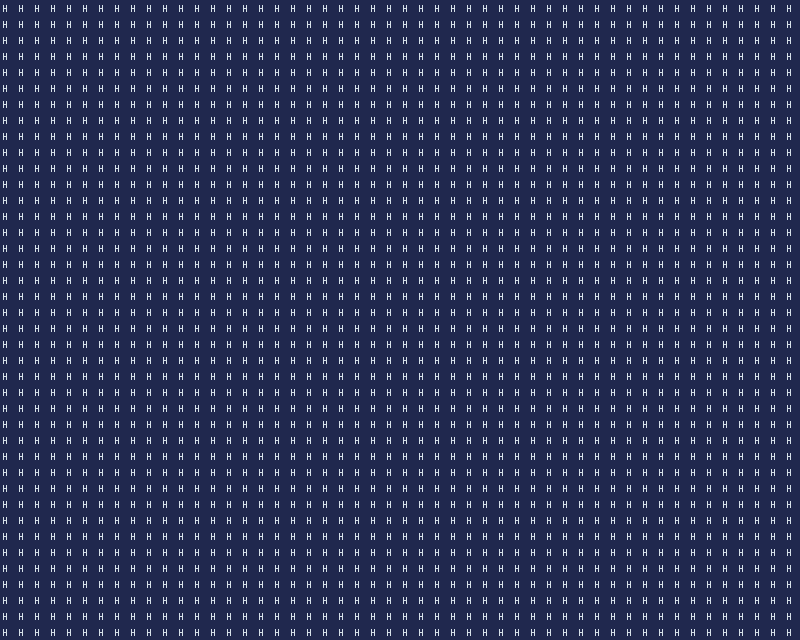

The image is a tile-based game level rendered from a .tmx file. Its description and complete source (layers, tilesets, objects, tile grids) follow:
An orthogonal 50x40 tile map with 16x16 px tiles, 1 tile layer (prototype).

<map version="1.10" tiledversion="1.10.2" orientation="orthogonal" renderorder="right-down" width="50" height="40" tilewidth="16" tileheight="16" infinite="0" nextlayerid="9" nextobjectid="1">
 <tileset firstgid="1" source="FrostChill_tsx.tsx" />
 <layer id="1" name="prototype" width="50" height="40">
  <data encoding="csv">
97,97,97,97,97,97,97,97,97,97,97,97,97,97,97,97,97,97,97,97,97,97,97,97,97,97,97,97,97,97,97,97,97,97,97,97,97,97,97,97,97,97,97,97,97,97,97,97,97,97,
97,97,97,97,97,97,97,97,97,97,97,97,97,97,97,97,97,97,97,97,97,97,97,97,97,97,97,97,97,97,97,97,97,97,97,97,97,97,97,97,97,97,97,97,97,97,97,97,97,97,
97,97,97,97,97,97,97,97,97,97,97,97,97,97,97,97,97,97,97,97,97,97,97,97,97,97,97,97,97,97,97,97,97,97,97,97,97,97,97,97,97,97,97,97,97,97,97,97,97,97,
97,97,97,97,97,97,97,97,97,97,97,97,97,97,97,97,97,97,97,97,97,97,97,97,97,97,97,97,97,97,97,97,97,97,97,97,97,97,97,97,97,97,97,97,97,97,97,97,97,97,
97,97,97,97,97,97,97,97,97,97,97,97,97,97,97,97,97,97,97,97,97,97,97,97,97,97,97,97,97,97,97,97,97,97,97,97,97,97,97,97,97,97,97,97,97,97,97,97,97,97,
97,97,97,97,97,97,97,97,97,97,97,97,97,97,97,97,97,97,97,97,97,97,97,97,97,97,97,97,97,97,97,97,97,97,97,97,97,97,97,97,97,97,97,97,97,97,97,97,97,97,
97,97,97,97,97,97,97,97,97,97,97,97,97,97,97,97,97,97,97,97,97,97,97,97,97,97,97,97,97,97,97,97,97,97,97,97,97,97,97,97,97,97,97,97,97,97,97,97,97,97,
97,97,97,97,97,97,97,97,97,97,97,97,97,97,97,97,97,97,97,97,97,97,97,97,97,97,97,97,97,97,97,97,97,97,97,97,97,97,97,97,97,97,97,97,97,97,97,97,97,97,
97,97,97,97,97,97,97,97,97,97,97,97,97,97,97,97,97,97,97,97,97,97,97,97,97,97,97,97,97,97,97,97,97,97,97,97,97,97,97,97,97,97,97,97,97,97,97,97,97,97,
97,97,97,97,97,97,97,97,97,97,97,97,97,97,97,97,97,97,97,97,97,97,97,97,97,97,97,97,97,97,97,97,97,97,97,97,97,97,97,97,97,97,97,97,97,97,97,97,97,97,
97,97,97,97,97,97,97,97,97,97,97,97,97,97,97,97,97,97,97,97,97,97,97,97,97,97,97,97,97,97,97,97,97,97,97,97,97,97,97,97,97,97,97,97,97,97,97,97,97,97,
97,97,97,97,97,97,97,97,97,97,97,97,97,97,97,97,97,97,97,97,97,97,97,97,97,97,97,97,97,97,97,97,97,97,97,97,97,97,97,97,97,97,97,97,97,97,97,97,97,97,
97,97,97,97,97,97,97,97,97,97,97,97,97,97,97,97,97,97,97,97,97,97,97,97,97,97,97,97,97,97,97,97,97,97,97,97,97,97,97,97,97,97,97,97,97,97,97,97,97,97,
97,97,97,97,97,97,97,97,97,97,97,97,97,97,97,97,97,97,97,97,97,97,97,97,97,97,97,97,97,97,97,97,97,97,97,97,97,97,97,97,97,97,97,97,97,97,97,97,97,97,
97,97,97,97,97,97,97,97,97,97,97,97,97,97,97,97,97,97,97,97,97,97,97,97,97,97,97,97,97,97,97,97,97,97,97,97,97,97,97,97,97,97,97,97,97,97,97,97,97,97,
97,97,97,97,97,97,97,97,97,97,97,97,97,97,97,97,97,97,97,97,97,97,97,97,97,97,97,97,97,97,97,97,97,97,97,97,97,97,97,97,97,97,97,97,97,97,97,97,97,97,
97,97,97,97,97,97,97,97,97,97,97,97,97,97,97,97,97,97,97,97,97,97,97,97,97,97,97,97,97,97,97,97,97,97,97,97,97,97,97,97,97,97,97,97,97,97,97,97,97,97,
97,97,97,97,97,97,97,97,97,97,97,97,97,97,97,97,97,97,97,97,97,97,97,97,97,97,97,97,97,97,97,97,97,97,97,97,97,97,97,97,97,97,97,97,97,97,97,97,97,97,
97,97,97,97,97,97,97,97,97,97,97,97,97,97,97,97,97,97,97,97,97,97,97,97,97,97,97,97,97,97,97,97,97,97,97,97,97,97,97,97,97,97,97,97,97,97,97,97,97,97,
97,97,97,97,97,97,97,97,97,97,97,97,97,97,97,97,97,97,97,97,97,97,97,97,97,97,97,97,97,97,97,97,97,97,97,97,97,97,97,97,97,97,97,97,97,97,97,97,97,97,
97,97,97,97,97,97,97,97,97,97,97,97,97,97,97,97,97,97,97,97,97,97,97,97,97,97,97,97,97,97,97,97,97,97,97,97,97,97,97,97,97,97,97,97,97,97,97,97,97,97,
97,97,97,97,97,97,97,97,97,97,97,97,97,97,97,97,97,97,97,97,97,97,97,97,97,97,97,97,97,97,97,97,97,97,97,97,97,97,97,97,97,97,97,97,97,97,97,97,97,97,
97,97,97,97,97,97,97,97,97,97,97,97,97,97,97,97,97,97,97,97,97,97,97,97,97,97,97,97,97,97,97,97,97,97,97,97,97,97,97,97,97,97,97,97,97,97,97,97,97,97,
97,97,97,97,97,97,97,97,97,97,97,97,97,97,97,97,97,97,97,97,97,97,97,97,97,97,97,97,97,97,97,97,97,97,97,97,97,97,97,97,97,97,97,97,97,97,97,97,97,97,
97,97,97,97,97,97,97,97,97,97,97,97,97,97,97,97,97,97,97,97,97,97,97,97,97,97,97,97,97,97,97,97,97,97,97,97,97,97,97,97,97,97,97,97,97,97,97,97,97,97,
97,97,97,97,97,97,97,97,97,97,97,97,97,97,97,97,97,97,97,97,97,97,97,97,97,97,97,97,97,97,97,97,97,97,97,97,97,97,97,97,97,97,97,97,97,97,97,97,97,97,
97,97,97,97,97,97,97,97,97,97,97,97,97,97,97,97,97,97,97,97,97,97,97,97,97,97,97,97,97,97,97,97,97,97,97,97,97,97,97,97,97,97,97,97,97,97,97,97,97,97,
97,97,97,97,97,97,97,97,97,97,97,97,97,97,97,97,97,97,97,97,97,97,97,97,97,97,97,97,97,97,97,97,97,97,97,97,97,97,97,97,97,97,97,97,97,97,97,97,97,97,
97,97,97,97,97,97,97,97,97,97,97,97,97,97,97,97,97,97,97,97,97,97,97,97,97,97,97,97,97,97,97,97,97,97,97,97,97,97,97,97,97,97,97,97,97,97,97,97,97,97,
97,97,97,97,97,97,97,97,97,97,97,97,97,97,97,97,97,97,97,97,97,97,97,97,97,97,97,97,97,97,97,97,97,97,97,97,97,97,97,97,97,97,97,97,97,97,97,97,97,97,
97,97,97,97,97,97,97,97,97,97,97,97,97,97,97,97,97,97,97,97,97,97,97,97,97,97,97,97,97,97,97,97,97,97,97,97,97,97,97,97,97,97,97,97,97,97,97,97,97,97,
97,97,97,97,97,97,97,97,97,97,97,97,97,97,97,97,97,97,97,97,97,97,97,97,97,97,97,97,97,97,97,97,97,97,97,97,97,97,97,97,97,97,97,97,97,97,97,97,97,97,
97,97,97,97,97,97,97,97,97,97,97,97,97,97,97,97,97,97,97,97,97,97,97,97,97,97,97,97,97,97,97,97,97,97,97,97,97,97,97,97,97,97,97,97,97,97,97,97,97,97,
97,97,97,97,97,97,97,97,97,97,97,97,97,97,97,97,97,97,97,97,97,97,97,97,97,97,97,97,97,97,97,97,97,97,97,97,97,97,97,97,97,97,97,97,97,97,97,97,97,97,
97,97,97,97,97,97,97,97,97,97,97,97,97,97,97,97,97,97,97,97,97,97,97,97,97,97,97,97,97,97,97,97,97,97,97,97,97,97,97,97,97,97,97,97,97,97,97,97,97,97,
97,97,97,97,97,97,97,97,97,97,97,97,97,97,97,97,97,97,97,97,97,97,97,97,97,97,97,97,97,97,97,97,97,97,97,97,97,97,97,97,97,97,97,97,97,97,97,97,97,97,
97,97,97,97,97,97,97,97,97,97,97,97,97,97,97,97,97,97,97,97,97,97,97,97,97,97,97,97,97,97,97,97,97,97,97,97,97,97,97,97,97,97,97,97,97,97,97,97,97,97,
97,97,97,97,97,97,97,97,97,97,97,97,97,97,97,97,97,97,97,97,97,97,97,97,97,97,97,97,97,97,97,97,97,97,97,97,97,97,97,97,97,97,97,97,97,97,97,97,97,97,
97,97,97,97,97,97,97,97,97,97,97,97,97,97,97,97,97,97,97,97,97,97,97,97,97,97,97,97,97,97,97,97,97,97,97,97,97,97,97,97,97,97,97,97,97,97,97,97,97,97,
97,97,97,97,97,97,97,97,97,97,97,97,97,97,97,97,97,97,97,97,97,97,97,97,97,97,97,97,97,97,97,97,97,97,97,97,97,97,97,97,97,97,97,97,97,97,97,97,97,97
</data>
 </layer>
</map>
